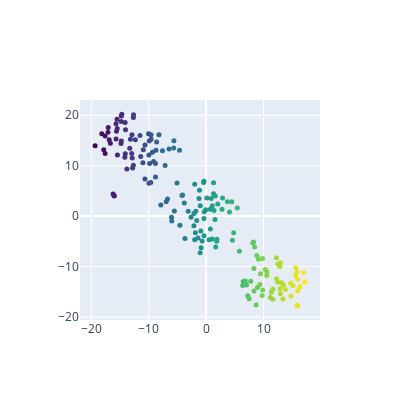

Write notebook code for a chart like this one.
### Code cell
tsne_num3(20)

### Figure 1 — Plotly figure (JSON) as saved in the notebook; plotly's stock layout.template omitted (floating-point values rounded to 4 significant figures; data arrays with more than 128 entries replaced by an {"elided": "..."} marker saying what was removed)
{"data": [{"marker": {"color": {"elided": "178 float values"}, "colorscale": [[0, "#440154"], [0.1111, "#482878"], [0.2222, "#3e4989"], [0.3333, "#31688e"], [0.4444, "#26828e"], [0.5556, "#1f9e89"], [0.6667, "#35b779"], [0.7778, "#6ece58"], [0.8889, "#b5de2b"], [1, "#fde725"]], "size": 5}, "mode": "markers", "type": "scatter", "x": {"elided": "178 float values"}, "y": {"elided": "178 float values"}}], "layout": {"height": 400, "width": 400}}
